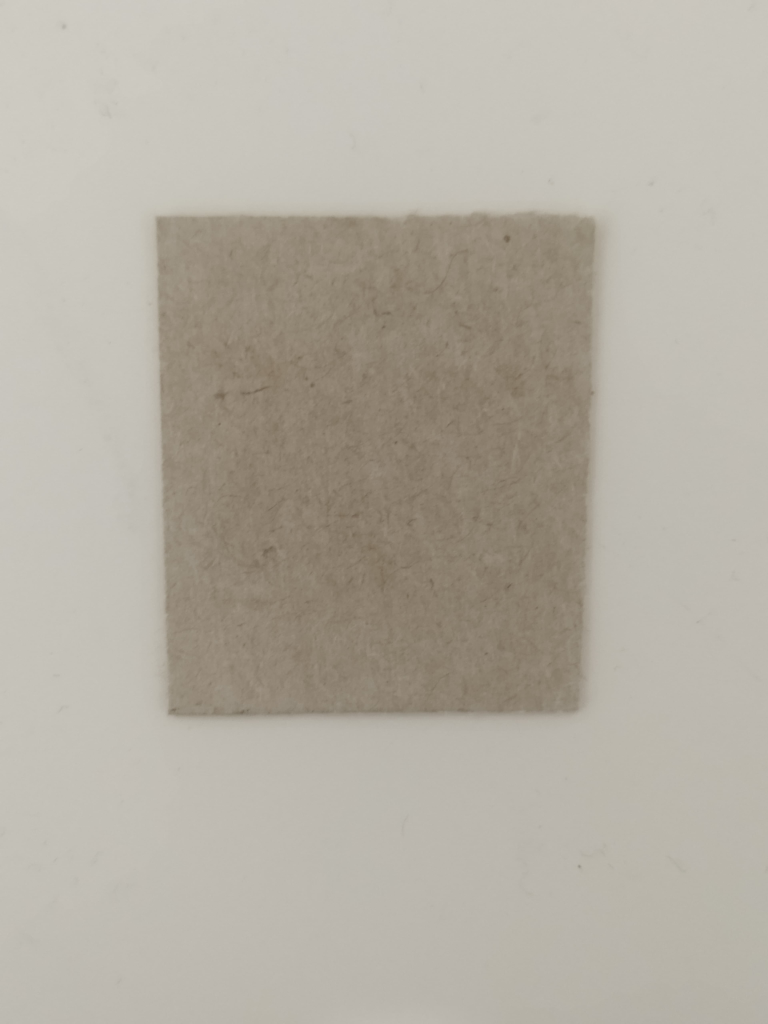
#> input picture Imagenes_Pruebas/Cuadrado_blanco.jpeg, 3840 x 5120 px, found by its file name (shown at 1/5 size)
$ jupyter execute --allow-errors Segmentacion_SIMULADOR_D-Wave.ipynb
#> lines starting #> are read from the running program, lines starting #| are printed output that depends on the picture
### qseg/graph_utils.py
import numpy as np
import networkx as nx
import matplotlib.pyplot as plt


def gaussian_similarity(a, b, sigma = 0.5):
  """
  Calculate the Gaussian similarity score between two values.

  The Gaussian similarity function is often used in image processing and graph-based algorithms
  to measure how close or similar two values (like pixel intensities) are to each other.

  Parameters:
  a (float): The first value.
  b (float): The second value.
  sigma (float): The standard deviation used in the Gaussian function. This parameter controls
                 how quickly the similarity score decreases with the difference between a and b.

  Returns:
  float: The Gaussian similarity score between a and b.
  """
  gaussian_similairity_score = np.exp(-((a - b)**2) / (2 * sigma**2))
  return gaussian_similairity_score


def image_to_grid_graph(gray_img, sigma=0.5):
  """
  Convert a grayscale image to a grid graph with Gaussian similarity as edge weights.

  Parameters:
  gray_img (numpy.ndarray): Grayscale image.
  sigma (float): Parameter for Gaussian similarity.

  Returns:
  list: List of edges with weights for the graph.
  """
  h, w = gray_img.shape
  nodes = np.zeros((h*w, 1))
  edges = []
  nx_elist = []
  min_weight = 1
  max_weight = 0
  for i in range(h*w):
    x, y = i//w, i%w
    nodes[i] = gray_img[x,y]
    if x > 0:
      j = (x-1)*w + y
      weight = 1-gaussian_similarity(gray_img[x,y], gray_img[x-1,y])
      edges.append((i, j, weight))
      nx_elist.append(((x,y),(x-1,y),np.round(weight,2)))
      if min_weight>weight:min_weight=weight
      if max_weight<weight:max_weight=weight
    if y > 0:
      j = x*w + y-1
      weight = 1-gaussian_similarity(gray_img[x,y], gray_img[x,y-1])
      edges.append((i, j, weight))
      nx_elist.append(((x,y),(x,y-1),weight))
      if min_weight>weight:min_weight=weight
      if max_weight<weight:max_weight=weight
  a=-1
  b=1
  if max_weight-min_weight:
    normalized_nx_elist = [(node1,node2,-1*np.round(((b-a)*((edge_weight-min_weight)/(max_weight-min_weight)))+a,4)) for node1,node2,edge_weight in nx_elist]
  elif max_weight==0 and min_weight==0:
    normalized_nx_elist = [(node1,node2,1) for node1,node2,edge_weight in nx_elist]
  else:
    normalized_nx_elist = [(node1,node2,-1*np.round(edge_weight,4)) for node1,node2,edge_weight in nx_elist]
  return normalized_nx_elist


def draw(G, image):
  """
  Draw the graph G with the given image as node colors.

  Parameters:
  G (networkx.Graph): Graph to be drawn.
  image (numpy.ndarray): Grayscale image for node colors.
  """
  pixel_values = image
  plt.figure(figsize=(min(12,2*image.shape[0]),min(12,2*image.shape[0])))
  default_axes = plt.axes(frameon=True)
  pos = {(x,y):(y,-x) for x,y in G.nodes()}
  nx.draw_networkx(G,
                  pos=pos,
                  node_color=1-pixel_values,
                  with_labels=True,
                  node_size=1200,
                  cmap=plt.cm.Greys,
                  alpha=0.5,
                  ax=default_axes)
  nodes = nx.draw_networkx_nodes(G, pos, node_color=1-pixel_values,
                  node_size=1200,
                  cmap=plt.cm.Greys)
  nodes.set_edgecolor('k')
  edge_labels = nx.get_edge_attributes(G, "weight")
  nx.draw_networkx_edge_labels(G,
                              pos=pos,
                             edge_labels=edge_labels)


# [36 lines left out: function draw_graph_cut_edges, not called in this run]

### Segmentacion_SIMULADOR_D-Wave.ipynb
[cell 1]
from warnings import simplefilter
simplefilter(action='ignore', category=FutureWarning)

# Importing functions from the modules in the qseg package
from qseg.graph_utils import image_to_grid_graph, draw, draw_graph_cut_edges
from qseg.utils import decode_binary_string

# Additional necessary imports
import numpy as np
import matplotlib.pyplot as plt
import networkx as nx
from qiskit_optimization.applications import Maxcut
import dimod
from dwave.samplers import SimulatedAnnealingSampler
import time
import cv2

[cell 2]
def simulated_annealing_solver(G, n_samples):
    """
    Solve the Maxcut problem on graph G using Simulated Annealing.

    Parameters:
    G (networkx.Graph): Graph for which Maxcut is to be solved.
    n_samples (int): Number of samples to collect.

    Returns:
    pandas.DataFrame: Dataframe containing samples.
    dict: Dictionary containing information about execution times.
    """
    start_time = time.time()
    w = -1 * nx.adjacency_matrix(G).todense() #invertimos para que sea problema de maximizacion
    max_cut = Maxcut(w)
    qp = max_cut.to_quadratic_program()  #convertimos a Qubo

    linear = qp.objective.linear.coefficients.toarray(order=None, out=None)  #coeficientes del cubo
    quadratic = qp.objective.quadratic.coefficients.toarray(order=None, out=None)
    linear = {int(idx): -round(value, 2) for idx, value in enumerate(linear[0])}
    quadratic = {
        (int(iy), int(ix)): -quadratic[iy, ix]
        for iy, ix in np.ndindex(quadratic.shape)
        if iy < ix and abs(quadratic[iy, ix]) != 0
    }
    problem_formulation_time = time.time() - start_time

    # Solve using Simulated Annealing
    bqm = dimod.BinaryQuadraticModel(linear, quadratic, 0.0, dimod.BINARY)
    sampler = SimulatedAnnealingSampler()

    start_time = time.time()
    sampleset = sampler.sample(bqm, num_reads=n_samples)
    response_time = time.time() - start_time

    start_time = time.time()
    samples_df = sampleset.to_pandas_dataframe()
    sample_fetch_time = time.time() - start_time


    return samples_df

[cell 3]
image = np.array([
    [0.82, 0.78, 0.99],
    [0.83, 0.40, 0.95],
    [0.1, 0.05, 0.16]
])
height, width = image.shape
plt.imshow(image, cmap=plt.cm.gray)
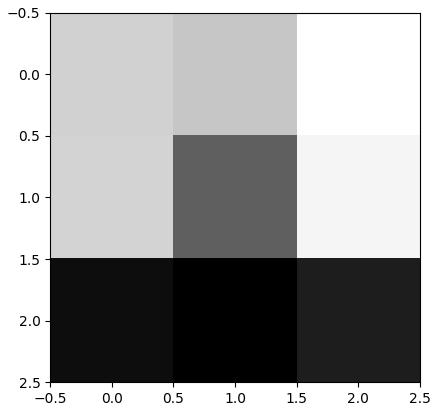
#> figure drawn by matplotlib, 1 panel

[cell 4]
# Cargar imagen y convertir a escala de grises
#image_path = r"C:\Users\carlo\TFG\Q-Seg\bosque_prueba.png"
image_path = r"C:\Users\carlo\TFG\Q-Seg\Cuadrado_blanco.jpeg" # funciona bien
# [4 lines of commented-out code are left out]
image = cv2.imread(image_path, cv2.IMREAD_GRAYSCALE)
#> image: shape (5120, 3840); min 93, max 206, mean 174
#image = cv2.resize(image, (100, 100))  # Redimensionar para reducir el tamaño computacional
image = image / 255.0  # Normalizar valores entre 0 y 1
height, width = image.shape
#> height = 5120; width = 3840

plt.imshow(image, cmap='gray')
plt.title("Imagen original")
plt.show()

[cell 5]
# Redimensionar la imagen antes de crear el grafo
target_size = (40, 40)  # Ajusta según necesites
image_resized = cv2.resize(image, target_size)
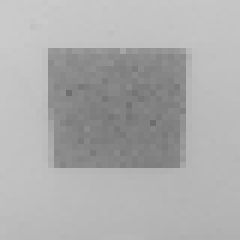
#> image_resized: shape (40, 40) float64 (shown 6 times larger); min 0.428, max 0.794, mean 0.682

# Crear grafo con la imagen redimensionada
normalized_nx_elist = image_to_grid_graph(image_resized)
#> the loop in image_to_grid_graph, `for i in range(h*w):` made 1600 passes
#> (weight, max_weight) on passes 8, 12, 50: (0.000123, 0.000123), (0.000156, 0.000156), (0.000123, 0.000492)
#> (weight, min_weight) on pass 11: (0, 0)
#> after the loop in image_to_grid_graph, `for i in range(h*w):`: edges = 3120 items, first 6: (1, 0, 7.69e-06), (2, 1, 1.92e-06), (3, 2, 1.92e-06), (4, 3, 1.92e-06), (5, 4, 1.92e-06), (6, 5, 1.92e-06); max_weight = 0.0835; min_weight = 0; nodes = 1600 values, max 0.794 at index 80, min 0.428 at index 825, mean 0.682; nx_elist = 3120 items
#> normalized_nx_elist = 3120 items
G = nx.grid_2d_graph(image_resized.shape[0], image_resized.shape[1])
G.add_weighted_edges_from(normalized_nx_elist)
height, width = image_resized.shape
#> height = 40; width = 40
draw(G, image_resized)
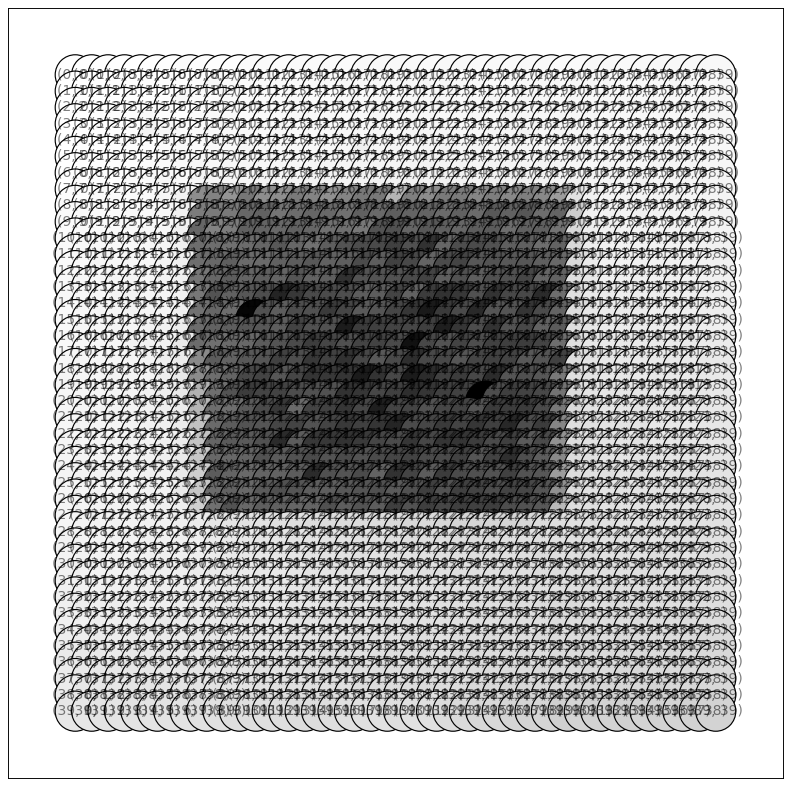
#> figure drawn by matplotlib, 1 panel

#> (a cell that did not finish here is left out)
